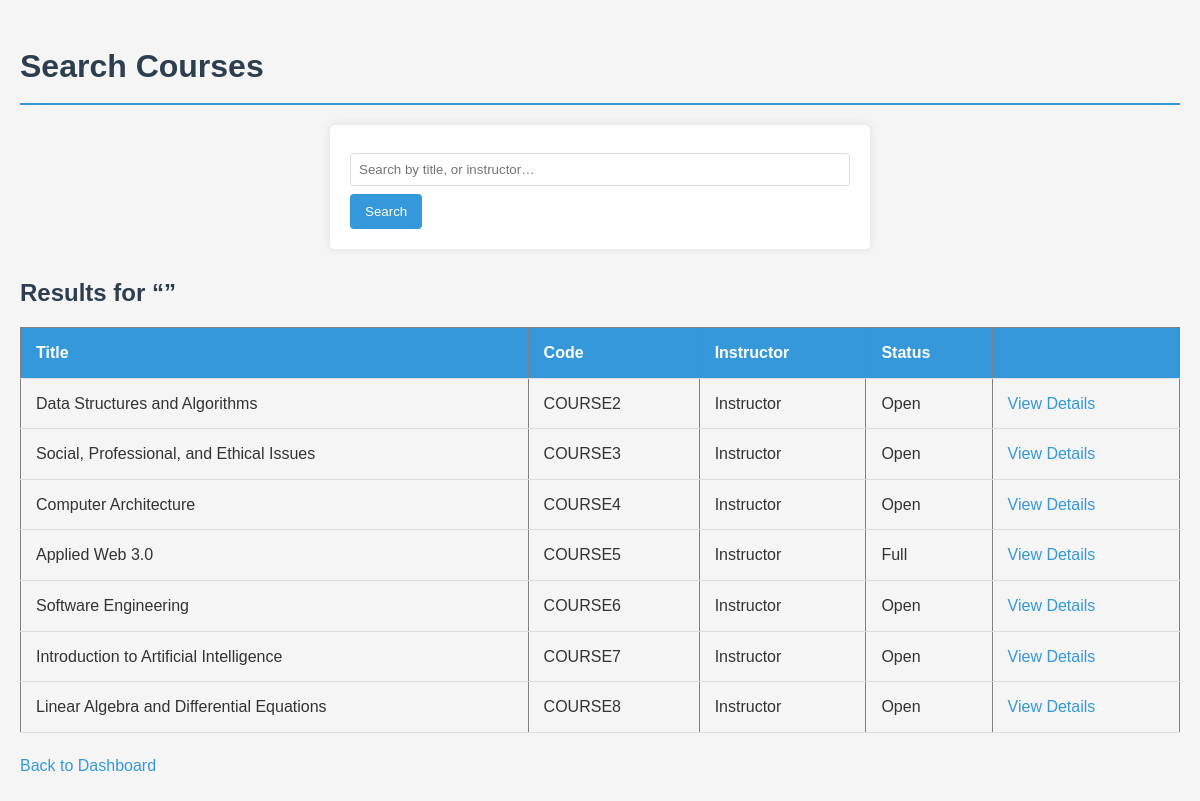
/search-classes/ (signed in), run on an earlier commit of the app's database.
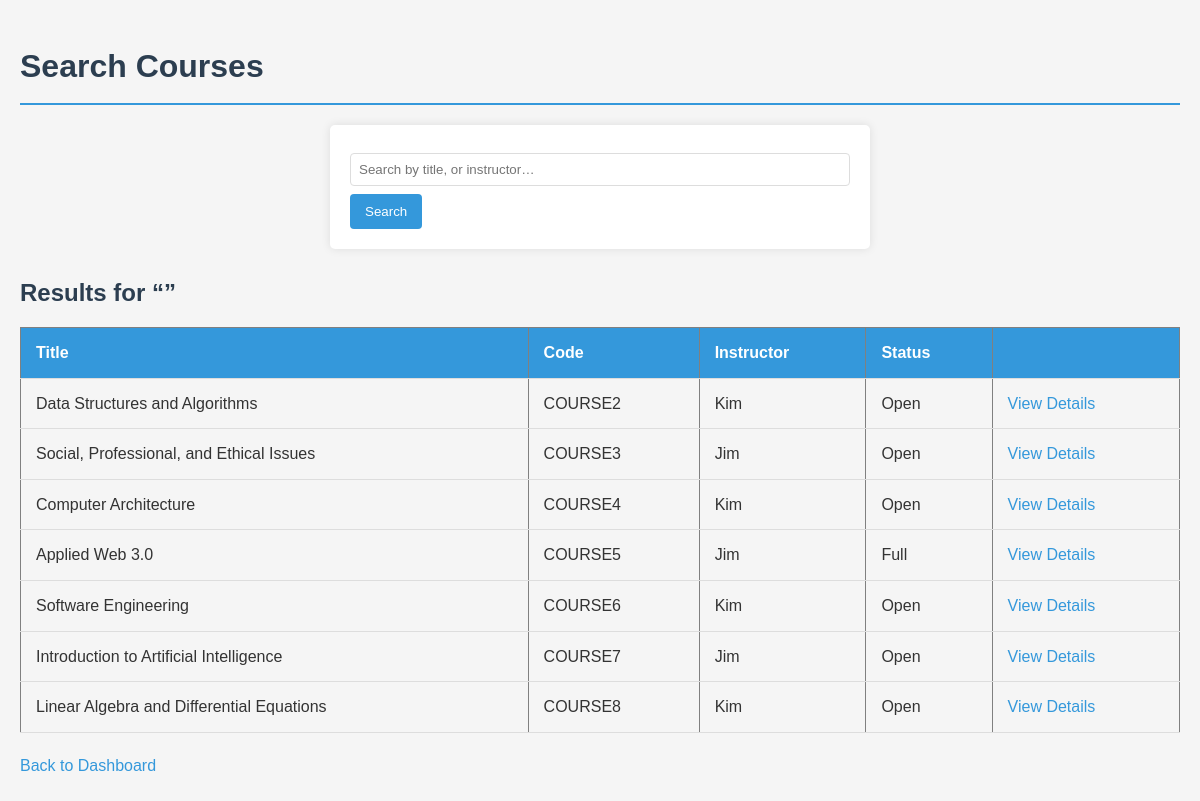
And on a later commit of the database.
### administration/models.py (models this page shows, shortened)
class Course(models.Model):
    title = models.CharField(max_length=200)
    code = models.CharField(max_length=20, default='UNKN101')
    description = models.TextField()
    seat_limit = models.PositiveIntegerField()
    prerequisites = models.ManyToManyField('self', blank=True, symmetrical=False)
    instructor = models.ForeignKey(settings.AUTH_USER_MODEL,on_delete=models.SET_NULL, null=True, related_name='courses')

### student/views.py (the view)
# urls.py: path('search-classes/',               login_required(student_course_search),         name='student-class-search'),
@login_required
def student_course_search(request):
    query = request.GET.get('q', '')
    courses = Course.objects.filter(Q(title__icontains=query) | Q(instructor__username__icontains=query)).distinct().select_related('instructor')
    return render(request, 'student/course_search_results.html', {'courses': courses, 'query': query})

### templates/student/course_search_results.html (shortened to what this page needs)
<!DOCTYPE html>
<html lang="en">
<head>
    {% load static %}
  <link rel="stylesheet" href="{% static 'css/style.css' %}">
</head>
<body>
  <h1>Search Courses</h1>
  <form method="get" action="{% url 'student-class-search' %}">
    <input
      type="text"
      name="q"
      placeholder="Search by title, or instructor…"
      value="{{ query }}"
      autofocus
    >
    <button type="submit">Search</button>
  </form>
  <h2>Results for “{{ query }}”</h2>
  {% if courses %}
    <table border="1" cellpadding="4">
      <thead>
        <tr>
          <th>Title</th>
          <th>Code</th>
          <th>Instructor</th>
          <th>Status</th>
          <th></th>
        </tr>
      </thead>
      <tbody>
        {% for course in courses %}
          <tr>
            <td>{{ course.title }}</td>
            <td>{{ course.code }}</td>
            <td>{{ course.instructor.username }}</td>
            <td>
              {% if course.enrollments.count < course.seat_limit %}
                Open
              {% else %}
                Full
              {% endif %}
            </td>
            <td>
              <a href="{% url 'student-course-detail' course.id %}">View Details</a>
            </td>
          </tr>
        {% endfor %}
      </tbody>
    </table>
  {% else %}
    <p>No courses match your search.</p>
  {% endif %}
  <p><a href="{% url 'student-dashboard' %}">Back to Dashboard</a></p>
</body>
</html>

### static/css/style.css (style rules this page uses)
body { font-family: Arial, Helvetica, sans-serif; background-color: #f5f5f5; color: #333; line-height: 1.6; margin: 0; padding: 20px; }
h1 { color: #2c3e50; border-bottom: 2px solid #3498db; padding-bottom: 10px; margin-bottom: 20px; }
h2 { color: #2c3e50; margin-top: 25px; margin-bottom: 15px; }
table { width: 100%; border-collapse: collapse; margin-bottom: 20px; }
th, td { padding: 12px 15px; text-align: left; border-bottom: 1px solid #ddd; }
th { background-color: #3498db; color: white; }
input, select, textarea { width: 100%; padding: 8px; margin: 8px 0; border: 1px solid #ddd; border-radius: 4px; box-sizing: border-box; }
button, input[type="submit"] { background-color: #3498db; color: white; padding: 10px 15px; border: none; border-radius: 4px; cursor: pointer; }
a { color: #3498db; text-decoration: none; }
form { max-width: 500px; margin: 0 auto; background: white; padding: 20px; border-radius: 5px; box-shadow: 0 0 10px rgba(0,0,0,0.1); }

What changed in the data, as far as the page shows it:
changed through a linked row, Course "Data Structures and Algorithms": instructor.username "Instructor" → "Kim"
changed Course "Social, Professional, and Ethical Issues": instructor.username "Instructor" → "Jim"
changed through a linked row, Course "Computer Architecture": instructor.username "Instructor" → "Kim"
changed Course "Applied Web 3.0": instructor.username "Instructor" → "Jim"
changed through a linked row, Course "Software Engineering": instructor.username "Instructor" → "Kim"
changed Course "Introduction to Artificial Intelligence": instructor.username "Instructor" → "Jim"
changed through a linked row, Course "Linear Algebra and Differential Equations": instructor.username "Instructor" → "Kim"
